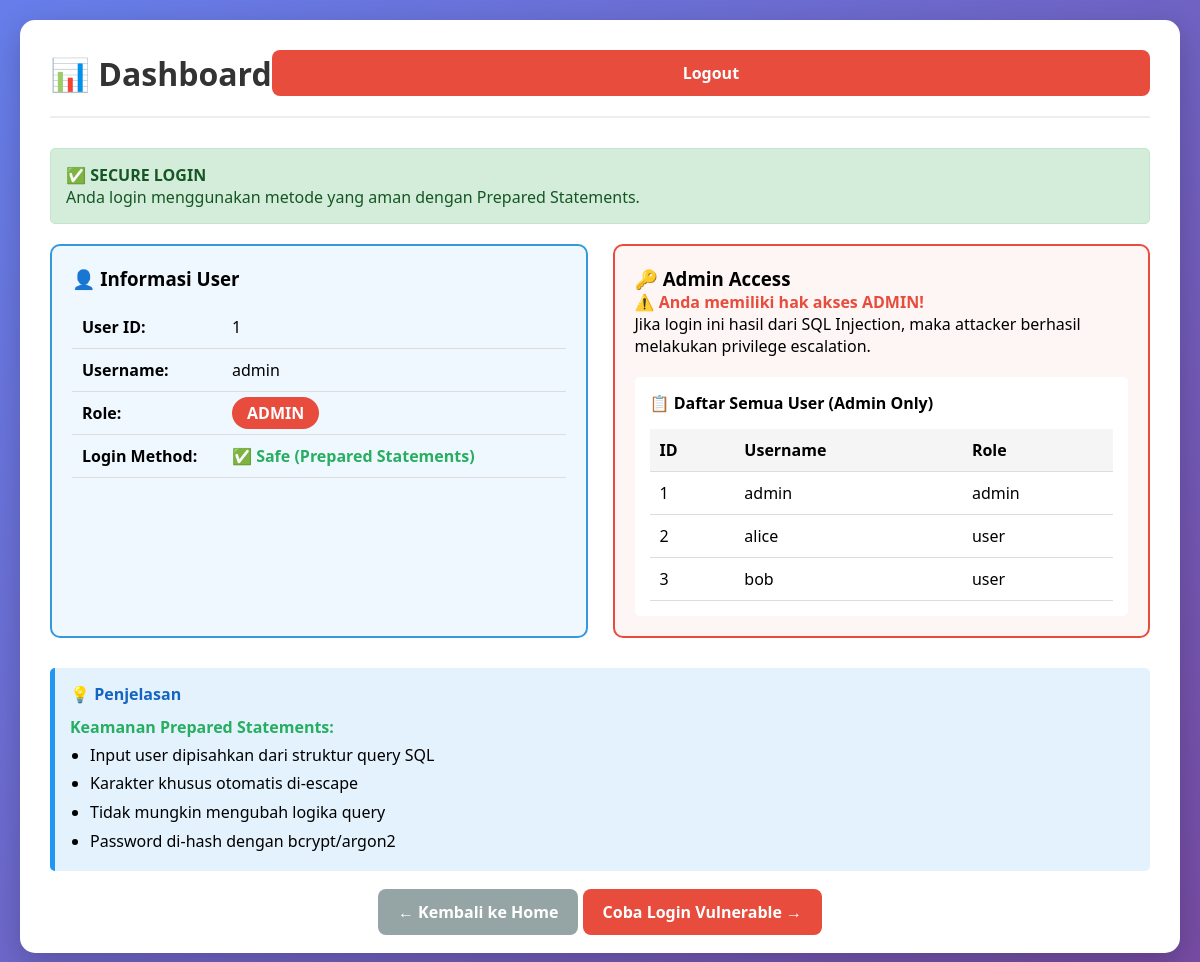
The page /sqli/dashboard.php (signed in) on the database its author committed.
### tables this page shows
CREATE TABLE `users` (
  `id` int(11) NOT NULL,
  `username` varchar(50) NOT NULL,
  `password` varchar(255) NOT NULL,
  `role` enum('admin','user') DEFAULT 'user',
  `created_at` timestamp NOT NULL DEFAULT current_timestamp()
);

### config.php (called while the page is built, shortened)
<?php
function safe_output($string) {
    return htmlspecialchars($string, ENT_QUOTES, 'UTF-8');
}
?>

### sqli/dashboard.php (the view, shortened to what this page needs)
<?php
require_once '../config.php';
$user = $_SESSION['user'];
$is_vulnerable = isset($_SESSION['vulnerable']) ? $_SESSION['vulnerable'] : false;
?>
<!DOCTYPE html>
<html lang="id">
<head>
    <link rel="stylesheet" href="../assets/css/style.css">
</head>
<body>
    <div class="container">
        <div class="lab-page">
            <div class="lab-header">
                <h1 class="lab-title">📊 Dashboard</h1>
                <a href="?logout=1" class="btn btn-danger">Logout</a>
            </div>
            <div class="alert <?= $is_vulnerable ? 'alert-danger' : 'alert-success' ?>">
                <?php if ($is_vulnerable): ?>
                    <strong>⚠️ VULNERABLE LOGIN DETECTED!</strong><br>
                    Anda login menggunakan metode yang rentan terhadap SQL Injection.
                <?php else: ?>
                    <strong>✅ SECURE LOGIN</strong><br>
                    Anda login menggunakan metode yang aman dengan Prepared Statements.
                <?php endif; ?>
            </div>
            <div class="demo-section">
                <div class="demo-box" style="border-color: #3498db; background: #f0f8ff;">
                    <h3>👤 Informasi User</h3>
                    <table class="data-table">
                        <tr>
                            <td style="width: 150px;"><strong>User ID:</strong></td>
                            <td><?= $user['id'] ?></td>
                        </tr>
                        <tr>
                            <td><strong>Username:</strong></td>
                            <td><?= safe_output($user['username']) ?></td>
                        </tr>
                        <tr>
                            <td><strong>Role:</strong></td>
                            <td>
                                <span style="background: <?= $user['role'] === 'admin' ? '#e74c3c' : '#3498db' ?>; color: white; padding: 5px 15px; border-radius: 20px; font-weight: 600;">
                                    <?= strtoupper($user['role']) ?>
                                </span>
                            </td>
                        </tr>
                        <tr>
                            <td><strong>Login Method:</strong></td>
                            <td>
                                <?php if ($is_vulnerable): ?>
                                    <span style="color: #e74c3c; font-weight: 600;">❌ Vulnerable (String Concatenation)</span>
                                <?php else: ?>
                                    <span style="color: #27ae60; font-weight: 600;">✅ Safe (Prepared Statements)</span>
                                <?php endif; ?>
                            </td>
                        </tr>
                    </table>
                </div>
                <?php if ($user['role'] === 'admin'): ?>
                    <div class="demo-box" style="border-color: #e74c3c; background: #fef5f5;">
                        <h3>🔑 Admin Access</h3>
                        <p style="color: #e74c3c; font-weight: 600;">
                            ⚠️ Anda memiliki hak akses ADMIN!
                        </p>
                        <p>Jika login ini hasil dari SQL Injection, maka attacker berhasil melakukan privilege escalation.</p>
                        <div style="margin-top: 20px; padding: 15px; background: #fff; border-radius: 5px;">
                            <h4>📋 Daftar Semua User (Admin Only)</h4>
                            <?php
                            $all_users = $pdo->query("SELECT id, username, role FROM users")->fetchAll();
                            ?>
                            <table class="data-table">
                                <thead>
                                    <tr>
                                        <th>ID</th>
                                        <th>Username</th>
                                        <th>Role</th>
                                    </tr>
                                </thead>
                                <tbody>
                                    <?php foreach ($all_users as $u): ?>
                                        <tr>
                                            <td><?= $u['id'] ?></td>
                                            <td><?= safe_output($u['username']) ?></td>
                                            <td><?= $u['role'] ?></td>
                                        </tr>
                                    <?php endforeach; ?>
                                </tbody>
                            </table>
                        </div>
                    </div>
                <?php endif; ?>
            </div>
            <div class="info-box" style="margin-top: 30px;">
                <h4>💡 Penjelasan</h4>
                <?php if ($is_vulnerable): ?>
                    <p><strong style="color: #e74c3c;">Risiko SQL Injection:</strong></p>
                    <ul style="margin-left: 20px; line-height: 1.8;">
                        <li>Attacker bisa login tanpa kredensial yang valid</li>
                        <li>Bisa mengakses data user lain</li>
                        <li>Privilege escalation: user biasa → admin</li>
                        <li>Manipulasi atau penghapusan data database</li>
                    </ul>
                <?php else: ?>
                    <p><strong style="color: #27ae60;">Keamanan Prepared Statements:</strong></p>
                    <ul style="margin-left: 20px; line-height: 1.8;">
                        <li>Input user dipisahkan dari struktur query SQL</li>
                        <li>Karakter khusus otomatis di-escape</li>
                        <li>Tidak mungkin mengubah logika query</li>
                        <li>Password di-hash dengan bcrypt/argon2</li>
                    </ul>
                <?php endif; ?>
            </div>
            <div style="margin-top: 30px; text-align: center;">
                <a href="../index.php" class="btn btn-secondary">← Kembali ke Home</a>
                <?php if ($is_vulnerable): ?>
                    <a href="login_safe.php" class="btn btn-success">Coba Login Aman →</a>
                <?php else: ?>
                    <a href="login_vulnerable.php" class="btn btn-danger">Coba Login Vulnerable →</a>
                <?php endif; ?>
            </div>
        </div>
    </div>
</body>
</html>

### assets/css/style.css (style rules this page uses)
* { margin: 0; padding: 0; box-sizing: border-box; }
body { font-family: 'Segoe UI', Tahoma, Geneva, Verdana, sans-serif; background: linear-gradient(135deg, #667eea 0%, #764ba2 100%); min-height: 100vh; padding: 20px; }
.container { max-width: 1200px; margin: 0 auto; }
.btn { padding: 12px 20px; border: none; border-radius: 8px; text-decoration: none; font-weight: 600; cursor: pointer; transition: all 0.3s ease; text-align: center; flex: 1; min-width: 120px; }
.btn-danger { background: #e74c3c; color: white; }
.btn-secondary { background: #95a5a6; color: white; }
.lab-page { background: white; border-radius: 15px; padding: 30px; margin-bottom: 20px; box-shadow: 0 10px 30px rgba(0, 0, 0, 0.2); }
.lab-header { display: flex; justify-content: space-between; align-items: center; margin-bottom: 30px; padding-bottom: 20px; border-bottom: 2px solid #eee; }
.lab-title { font-size: 2rem; color: #333; }
.info-box { background: #e3f2fd; border-left: 5px solid #2196f3; padding: 15px; margin-bottom: 25px; border-radius: 5px; }
.info-box h4 { color: #1565c0; margin-bottom: 10px; }
.info-box p { color: #1976d2; line-height: 1.6; }
.demo-section { display: grid; grid-template-columns: repeat(auto-fit, minmax(400px, 1fr)); gap: 25px; margin-bottom: 25px; }
.demo-box { border: 2px solid #ddd; border-radius: 10px; padding: 20px; }
.data-table { width: 100%; border-collapse: collapse; margin-top: 15px; }
.data-table th, .data-table td { padding: 10px; text-align: left; border-bottom: 1px solid #ddd; }
.data-table th { background: #f5f5f5; font-weight: 600; }
.alert { padding: 15px; border-radius: 5px; margin-bottom: 20px; }
.alert-success { background: #d4edda; border: 1px solid #c3e6cb; color: #155724; }

### rows shown on the page
users: id "1", username "admin", role "admin"
users: id "2", username "alice", role "user"
users: id "3", username "bob", role "user"

### other values the page prints
$user['id'] "1"
safe_output($user['username']) "admin"
$user['role'] "ADMIN"
